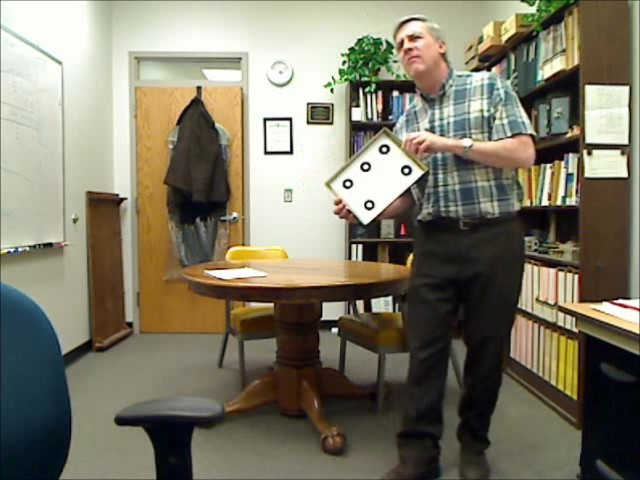
#> input picture Mines Courses/CSCI_437/Fall2020/Labs/Lab6/CCCtarget.jpg, 640 x 480 px
$ jupyter execute --allow-errors 'Lab 6 Find Pose from CCC Targets.ipynb'
#> lines starting #> are read from the running program, lines starting #| are printed output that depends on the picture; after the words box and inside, x2 and y2 are one past the last pixel; in counts of white or black regions, pixels touching at a corner belong together
#> further down, bgr_img is the input picture: shape (480, 640, 3); mean B, G, R 104.4, 122.1, 126.6
[cell 1]
import cv2
import numpy as np

import IPython.display
import ipywidgets as widgets  # Using the ipython notebook widgets


#Use 'jpeg' instead of 'png' (~5 times faster)
import PIL.Image
from io import BytesIO

#Use 'jpeg' instead of 'png' (~5 times faster)
# [8 lines left out: function imdisplay, not called in this run]


from IPython.display import Javascript
# [7 lines left out: function preventScrolling, not called in this run]


import urllib
# [151 lines left out: functions url_to_image, order_targets, findClosest, drawPose, drawCCCLabels, not called in this run]

def nothing(x):pass

def processFrame(original_img):

    image_height = original_img.shape[0]
#> image_height = 480
    image_width = original_img.shape[1]
#> image_width = 640

    # Convert BGR to HSV.
    hsv_img = cv2.cvtColor(original_img, cv2.COLOR_BGR2HSV)# Split into the different bands.
#> hsv_img: shape (480, 640, 3); mean H, S, V 39.5, 74.7, 130.7
    planes = cv2.split(hsv_img)

    # Create output thresholded image.
    thresh_img = np.full((image_height, image_width), 255, dtype=np.uint8)

    for i in range(3):
        _,low_img = cv2.threshold(planes[i], low_thresholds[i], 255, cv2.THRESH_BINARY)
        _,high_img = cv2.threshold(planes[i], high_thresholds[i], 255, cv2.THRESH_BINARY_INV)
        thresh_band_img = cv2.bitwise_and(low_img, high_img)
        thresh_img = cv2.bitwise_and(thresh_img, thresh_band_img)
#> this loop made 3 passes
#> pass 1, in processFrame, `_,low_img = cv2.threshold(planes[i], low_thresholds[i], 255, cv2.THRES..`:
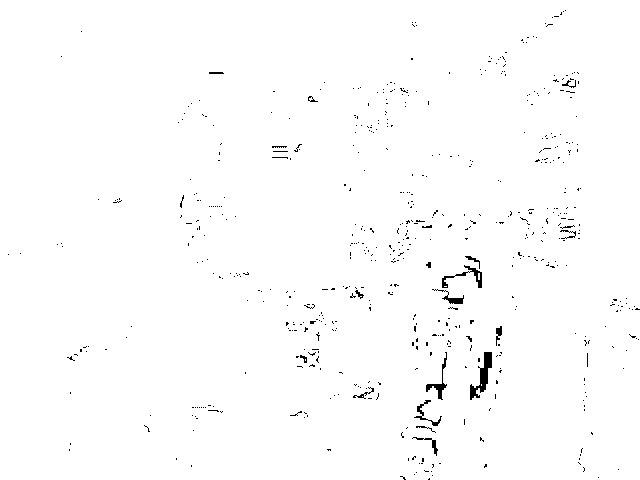
#> low_img: shape (480, 640); 99% white; black in thin lines or dots
#> pass 2, in processFrame, `_,low_img = cv2.threshold(planes[i], low_thresholds[i], 255, cv2.THRES..`:
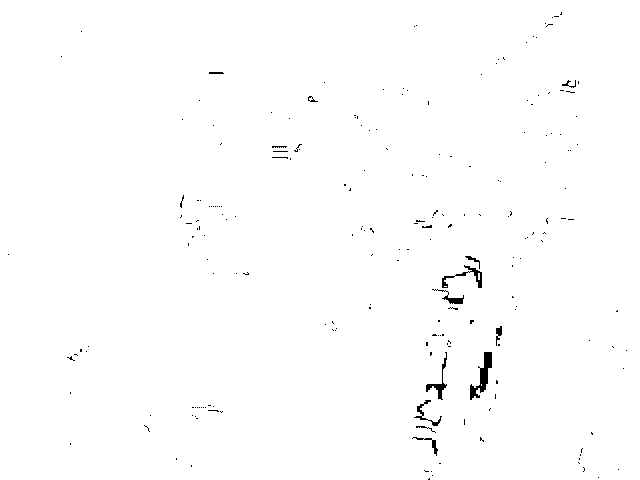
#> low_img: shape (480, 640); 99.3% white; 210 black regions (196 under 20 px), largest, box (x1, y1, x2, y2) and area: (470, 352, 492, 400) 399, (442, 265, 482, 288) 216, (426, 352, 447, 400) 196
#> pass 3, in processFrame, `_,low_img = cv2.threshold(planes[i], low_thresholds[i], 255, cv2.THRES..`:
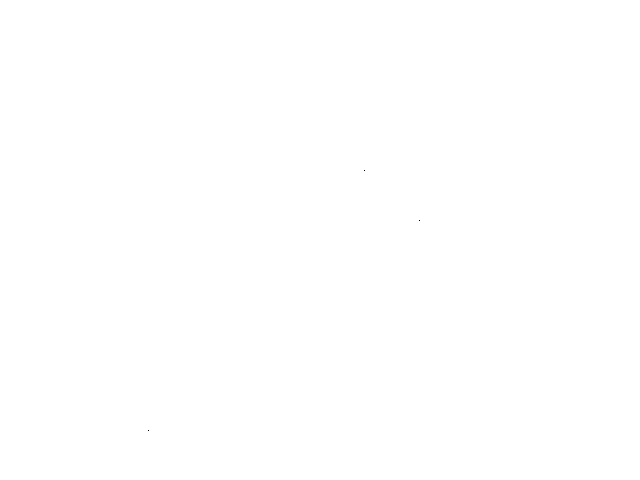
#> low_img: shape (480, 640); 100% white; black in thin lines or dots, all inside (x1, y1, x2, y2) = (148, 170, 420, 431)
#> after the loop:
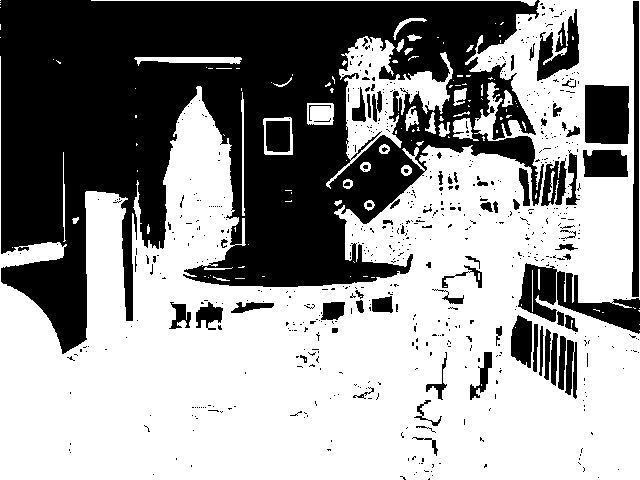
#> thresh_img: shape (480, 640); 59.2% white; 676 black regions (605 under 20 px), largest, box (x1, y1, x2, y2) and area: (0, 0, 544, 354) 103470, (518, 263, 640, 334) 3437, (585, 85, 629, 144) 2539

    innerComponents, outerComponents = applyMorphology(thresh_img)
    return [thresh_img, innerComponents, outerComponents]

def applyMorphology(thresh_img):
    kernelClose = cv2.getStructuringElement(cv2.MORPH_ELLIPSE, (2, 2))
    kernelOpen = cv2.getStructuringElement(cv2.MORPH_ELLIPSE, (3, 3))
    kernelDilate = cv2.getStructuringElement(cv2.MORPH_CROSS, (2, 2))
    kernelErode = cv2.getStructuringElement(cv2.MORPH_ELLIPSE, (2, 2))

    innerComponents = cv2.dilate(cv2.erode(~thresh_img, kernelErode),kernelDilate)
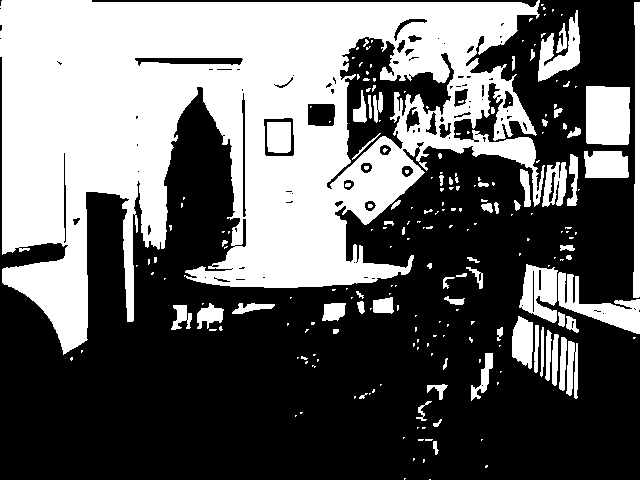
#> innerComponents: shape (480, 640); 40.2% white; 221 white regions (150 under 20 px), largest, box (x1, y1, x2, y2) and area: (0, 0, 545, 355) 103353, (586, 86, 630, 145) 2536, (558, 272, 640, 334) 1917

    filtered_img_close = cv2.morphologyEx(thresh_img, cv2.MORPH_CLOSE, kernelClose)
    filtered_img_open = cv2.morphologyEx(filtered_img_close, cv2.MORPH_OPEN, kernelOpen,10)
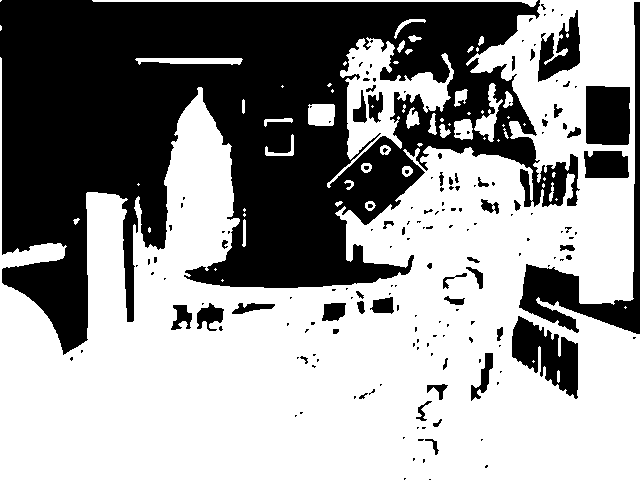
#> filtered_img_open: shape (480, 640); 59% white; 175 black regions (125 under 20 px), largest, box (x1, y1, x2, y2) and area: (0, 0, 580, 355) 107046, (519, 2, 640, 334) 5575, (512, 316, 578, 399) 2916
    outerComponents = filtered_img_open

    return [innerComponents, outerComponents]

# [12 lines left out: function color_components, not called in this run]


def getIntrinsicCamMatrix(f, sx, sy, center=[0,0]):
    return np.array([[f/sx, 0, center[0]], [0, f/sy, center[1]], [0, 0, 1]])

# Returns Mext
def getExtrinsicCamMatrix(H_w_c):
    Mext = H_w_c[0:3, :]
    return Mext

<div id="assignment_show" class="assignment content_underline_links">

  <div class="description user_content student-version enhanced"><p>The task for today is to use OpenCV to detect a target composed of five contrasting concentric circles (CCCs) in an image, and compute the pose of the target. The dimensions (in inches) of the target pattern are shown in the figure.</p>
<p></p>
<p>The input image is “CCCtarget.jpg”, and is shown below. Assume that the camera that took this image has focal length equal to 531.0 pixels (in both x and y), image center at (x=320.0, y=240.0), and no lens distortion.</p>
<p></p>
<h3>Finding correspondence</h3>
<p>In a previous homework, you used binary image operations to detect CCC targets in an image. Now, you must order the detected targets, meaning that you have to figure out which CCC is which, and put them into the correct order, namely</p>
<pre> 0 1 2<br> 3   4</pre>
<p>The Python function “orderTargets()” (<span class="instructure_file_holder link_holder"><a class="instructure_file_link" title="order_targets.py" href="https://elearning.mines.edu/courses/25410/files/2220631/download?wrap=1">order_targets.py</a></span>) performs this operation. It takes a list of target centroids and tries to determine the correct order. The strategy is to first find a collinear triple of targets, and assume that these are targets 0, 1, and 2. Then, it finds the closest remaining one to target 0, and assumes that this is target 3. Then, it finds the closest remaining one to target 2, and assumes that this is target 4. Finally, it checks to make sure that targets 3 and 4 are on the right hand side of the line going from 0 to 2; and if not it renumbers all the targets. If “orderTargets()” finds five targets in the correct configuration, it returns a list of five target centroids in the correct order. Otherwise, it returns an empty list.</p>
<h3>Finding pose</h3>
<p>The next step is to compute the pose of the target, using OpenCV’s “solvePnP()” function. You will need to pass in two sets of corresponding points:</p>
<ul>
<li>The five 3D points on the model, in a numpy array of size (5,3). Each row of the array is contains the X,Y,Z coordinates of the point (in inches).</li>
<li>The corresponding five 2D points in the image, in a numpy array of size (5,2). Each row of the array contains the x,y coordinates of the point (in pixels).</li>
</ul>
<p>If successful, the function will return the pose as a rotation vector and translation vector. </p>
<h3>To do</h3>
<ul>
<li>Read in the input image.</li>
<li>Detect CCC targets, using your methods from HW2.</li>
<li>Call “orderTargets()” to find a set of five CCCs in the correct order.</li>
<li>Draw the correct label number (i.e., 0,1,2,3,4) on each CCC target in the image.</li>
<li>Compute the pose by calling OpenCV’s “solvePnP()” function.</li>
<li>Draw the coordinate axes on the image, by calling OpenCV’s “projectPoints()”.</li>
<li>Finally, write the pose onto the image using OpenCV’s “putText()” function.</li>
</ul>
<p>When writing the pose onto the image, don’t write the numbers with too many digits, as it will clutter up the image. For translation, just use one significant digit to the right of the decimal point. For the rotation vector, use two significant digits to the right of the decimal point.</p>
<h3>Turn in</h3>
<ul>
<li>The image with CCC targets labeled, coordinate axes drawn, and the pose written onto the image.</li>
<li>Your Python program.</li>
</ul>
<p>Hint: The correct pose for this image is somewhere in the following ranges.</p>
<ul>
<li>For translation, X is between 5 and 10, Y is between -20 to -5, and Z is between 70 to 80.</li>
<li>For the rotation vector, the X component is between -0.4 to -0.1, the Y component is between 0 and 0.05, and the Z component is between -0.9 and -0.7.</li>
</ul></div>

  <div style="display: none;">
    <span class="timestamp">1602309599</span>
    <span class="due_date_string">10/09/2020</span>
    <span class="due_time_string">11:59pm</span>
  </div>
</div>

[cell 2]
d1 = IPython.display.display("", display_id=1)

low_thresholds = [0, 0, 0]
high_thresholds = [255, 255, 150]

focal_length = 531.0
x_center = 320.0
y_center = 240.0

CCCs_height = 4.55
CCCs_width = 7.4

P_M = np.array([[-CCCs_width / 2, -CCCs_height / 2, 0.0],
                    [0.0, -CCCs_height / 2, 0.0],
                    [CCCs_width / 2, -CCCs_height / 2, 0.0],
                    [-CCCs_width/2, CCCs_height / 2.0, 0.0],
                    [CCCs_width / 2, CCCs_height / 2.0, 0.0]])

[cell 3]
bgr_img = cv2.imread('CCCtarget.jpg')
thresh_img, innerComponents, outerComponents= processFrame(bgr_img)
#> (the rest of this cell did not finish here and is left out)
